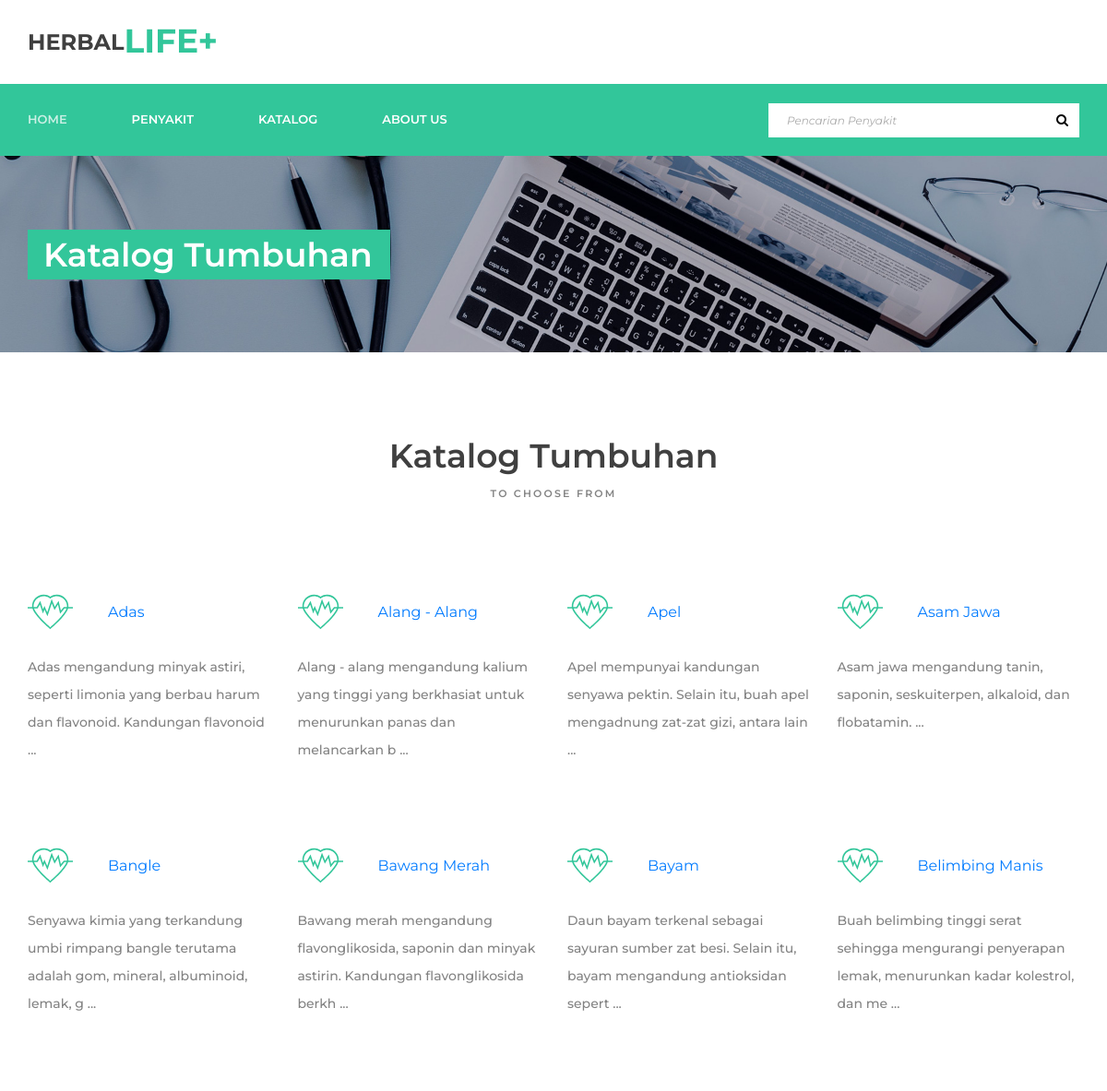
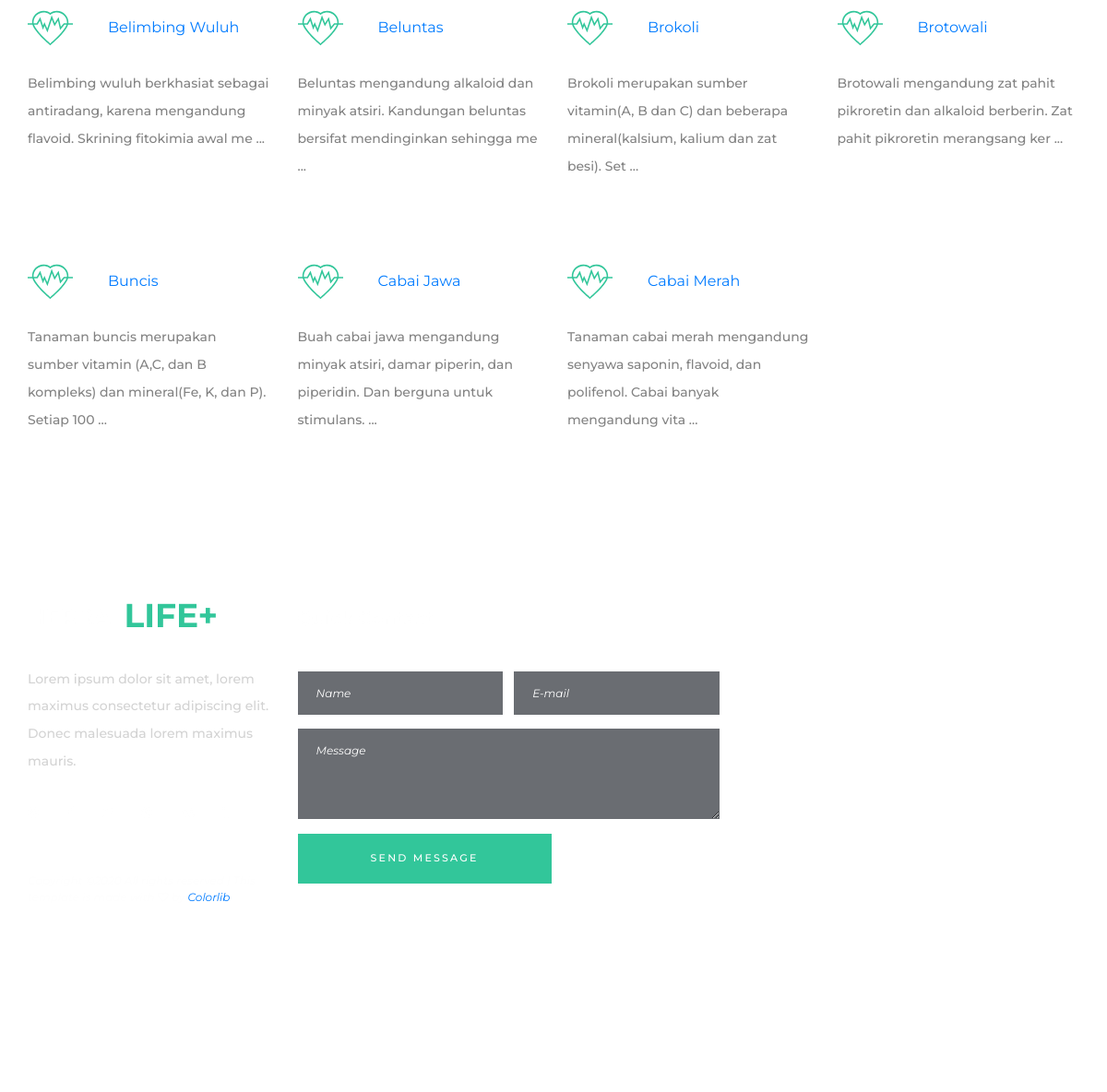
/index.php/tumbuhan, run on the app's committed database (2 pictures, top to bottom).
### tables this page shows
CREATE TABLE `tumbuhan` (
  `ID_TUMBUHAN` int(11) NOT NULL,
  `NAMA_TUMBUHAN` varchar(50) DEFAULT NULL,
  `DESKRIPSI` text DEFAULT NULL,
  `GAMBAR` varchar(100) DEFAULT NULL
);

### application/controllers/Tumbuhan.php (called while the page is built, shortened)
<?php
class Tumbuhan extends CI_Controller
{
    public function __construct()
    {
        $this->load->model("tumbuhan_model");
        $this->load->library('form_validation');
    }
    public function index()
    {
        $data["tumbuhans"] = $this->tumbuhan_model->getAll();
        $this->load->view("katalog", $data);
    }
}

### index.php (called while the page is built, shortened)
<?php
require_once BASEPATH.'core/CodeIgniter.php';

### application/models/Tumbuhan_model.php (called while the page is built, shortened)
<?php defined('BASEPATH') OR exit('No direct script access allowed');
class Tumbuhan_model extends CI_Model
{
	private $_table = "tumbuhan";
	public function getAll()
    {
        return $this->db->get($this->_table)->result();
    }
}
?>

### application/views/katalog.php (the view, shortened to what this page needs)
<!DOCTYPE html>
<html lang="en">
<head>
<link rel="stylesheet" type="text/css" href="<?php echo base_url('styles/services.css') ?>">
<link rel="stylesheet" type="text/css" href="<?php echo base_url('styles/services_responsive.css') ?>">
</head>
<body>
<div class="super_container">
	<div class="home">
		<div class="parallax_background parallax-window" data-parallax="scroll" data-image-src="<?php echo base_url('images/services.jpg') ?>" data-speed="0.8"></div>
		<div class="home_container">
			<div class="container">
				<div class="row">
					<div class="col">
						<div class="home_content">
							<div class="home_title">Katalog Tumbuhan</div>
						</div>
					</div>
				</div>
			</div>
		</div>
	</div>
	<div class="services">
		<div class="container">
			<div class="row">
				<div class="col text-center">
					<div class="section_title">Katalog Tumbuhan</div>
					<div class="section_subtitle">to choose from</div>
				</div>
			</div>
			<div class="row icon_boxes_row">
			<?php foreach ($tumbuhans as $tumbuhan): ?>
				<div class="col-xl-3 col-lg-6">
					<div class="icon_box">
						<div class="icon_box_title_container d-flex flex-row align-items-center justify-content-start">
							<div class="icon_box_icon"><img src="<?php echo base_url('images/icon_1.svg') ?>" alt=""></div>
							<div class="icon_box_title">
								<a href="<?php echo site_url('tumbuhan/view/'.$tumbuhan->ID_TUMBUHAN) ?>" class="btn btn-small"><?php echo $tumbuhan->NAMA_TUMBUHAN ?></a>
							</div>
						</div>
						<div class="icon_box_text"><?php echo substr($tumbuhan->DESKRIPSI, 0,100) ?> ...</div>
					</div>
				</div>
			<?php endforeach; ?>
		</div>
	</div>
</div>
</body>
</html>

### styles/services.css (style rules this page uses)
* { margin: 0; padding: 0; -webkit-font-smoothing: antialiased; -webkit-text-shadow: rgba(0,0,0,.01) 0 0 1px; text-shadow: rgba(0,0,0,.01) 0 0 1px; }
body { font-family: 'Montserrat', sans-serif; font-size: 14px; font-weight: 400; background: #FFFFFF; color: #a5a5a5; }
div { display: block; position: relative; -webkit-box-sizing: border-box; -moz-box-sizing: border-box; box-sizing: border-box; }
a, a:hover, a:visited, a:active, a:link { text-decoration: none; -webkit-font-smoothing: antialiased; -webkit-text-shadow: rgba(0,0,0,.01) 0 0 1px; text-shadow: rgba(0,0,0,.01) 0 0 1px; }
.super_container { width: 100%; overflow: hidden; }
.parallax-window { min-height: 400px; background: transparent; }
.parallax_background { position: absolute; top: 0; left: 0; width: 100%; height: 100%; }
.section_title { font-size: 36px; font-weight: 600; color: #404040; line-height: 0.75; }
.section_subtitle { font-size: 11px; font-weight: 600; color: #838383; line-height: 0.75; letter-spacing: 0.2em; text-transform: uppercase; margin-top: 23px; }
.home { width: 100%; height: 382px; }
.home_container { position: absolute; bottom: 79px; left: 0; width: 100%; }
.home_title { display: inline-block; height: 54px; font-size: 36px; font-weight: 600; line-height: 54px; text-align: center; color: #FFFFFF; background: #32c69a; padding-left: 17px; padding-right: 19px; }
.services { width: 100%; background: #FFFFFF; padding-top: 99px; padding-bottom: 102px; }
.icon_boxes_row { margin-top: 100px; }
.icon_box { margin-bottom: 85px; }
.icon_box_icon { width: 49px; height: 49px; }
.icon_box_icon img { max-width: 100%; }
.icon_box_title { font-size: 20px; font-weight: 600; color: #404040; padding-left: 25px; }
.icon_box_text { font-size: 14px; font-weight: 500; color: #838383; line-height: 2.14; margin-top: 21px; }

### data on the page
tumbuhan: NAMA_TUMBUHAN "Adas", DESKRIPSI "Adas mengandung minyak astiri, seperti limonia yang berbau harum dan flavonoid. Kandungan flavonoid"
tumbuhan: NAMA_TUMBUHAN "Alang - Alang", DESKRIPSI "Alang - alang mengandung kalium yang tinggi yang berkhasiat untuk menurunkan panas dan melancarkan b"
tumbuhan: NAMA_TUMBUHAN "Apel", DESKRIPSI "Apel mempunyai kandungan senyawa pektin. Selain itu, buah apel mengadnung zat-zat gizi, antara lain"
tumbuhan: NAMA_TUMBUHAN "Asam Jawa", DESKRIPSI "Asam jawa mengandung tanin, saponin, seskuiterpen, alkaloid, dan flobatamin."
tumbuhan: NAMA_TUMBUHAN "Bangle", DESKRIPSI "Senyawa kimia yang terkandung umbi rimpang bangle terutama adalah gom, mineral, albuminoid, lemak, g"
tumbuhan: NAMA_TUMBUHAN "Bawang Merah", DESKRIPSI "Bawang merah mengandung flavonglikosida, saponin dan minyak astirin. Kandungan flavonglikosida berkh"
tumbuhan: NAMA_TUMBUHAN "Bayam", DESKRIPSI "Daun bayam terkenal sebagai sayuran sumber zat besi. Selain itu, bayam mengandung antioksidan sepert"
tumbuhan: NAMA_TUMBUHAN "Belimbing Manis", DESKRIPSI "Buah belimbing tinggi serat sehingga mengurangi penyerapan lemak, menurunkan kadar kolestrol, dan me"
tumbuhan: NAMA_TUMBUHAN "Belimbing Wuluh", DESKRIPSI "Belimbing wuluh berkhasiat sebagai antiradang, karena mengandung flavoid. Skrining fitokimia awal me"
tumbuhan: NAMA_TUMBUHAN "Beluntas", DESKRIPSI "Beluntas mengandung alkaloid dan minyak atsiri. Kandungan beluntas bersifat mendinginkan sehingga me"
tumbuhan: NAMA_TUMBUHAN "Brokoli", DESKRIPSI "Brokoli merupakan sumber vitamin(A, B dan C) dan beberapa mineral(kalsium, kalium dan zat besi). Set"
tumbuhan: NAMA_TUMBUHAN "Brotowali", DESKRIPSI "Brotowali mengandung zat pahit pikroretin dan alkaloid berberin. Zat pahit pikroretin merangsang ker"
tumbuhan: NAMA_TUMBUHAN "Buncis", DESKRIPSI "Tanaman buncis merupakan sumber vitamin (A,C, dan B kompleks) dan mineral(Fe, K, dan P). Setiap 100"
tumbuhan: NAMA_TUMBUHAN "Cabai Jawa", DESKRIPSI "Buah cabai jawa mengandung minyak atsiri, damar piperin, dan piperidin. Dan berguna untuk stimulans."
tumbuhan: NAMA_TUMBUHAN "Cabai Merah", DESKRIPSI "Tanaman cabai merah mengandung senyawa saponin, flavoid, dan polifenol. Cabai banyak mengandung vita"
